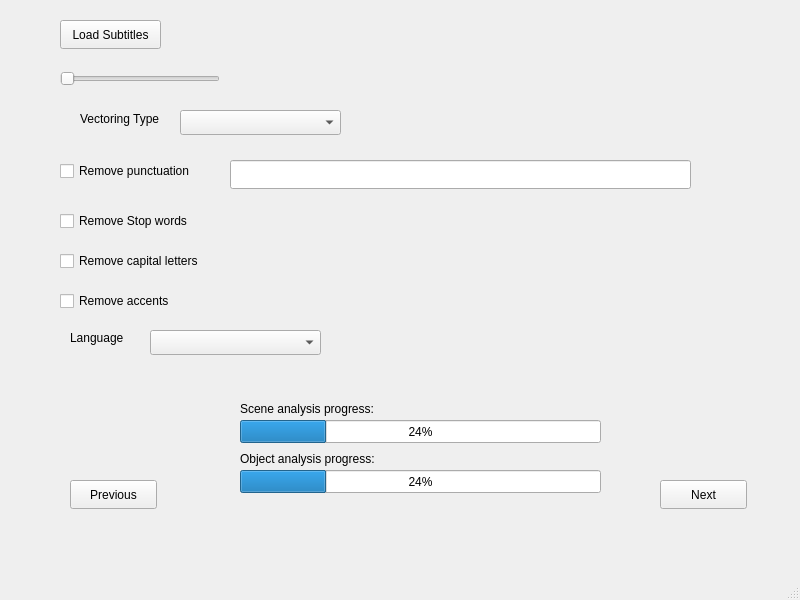
<?xml version="1.0" encoding="UTF-8"?>
<ui version="4.0">
 <class>MainWindow</class>
 <widget class="QMainWindow" name="MainWindow">
  <property name="geometry">
   <rect>
    <x>0</x>
    <y>0</y>
    <width>800</width>
    <height>600</height>
   </rect>
  </property>
  <property name="windowTitle">
   <string>MainWindow</string>
  </property>
  <widget class="QWidget" name="centralwidget">
   <widget class="QPushButton" name="loadSubtitlesButton">
    <property name="geometry">
     <rect>
      <x>60</x>
      <y>20</y>
      <width>101</width>
      <height>29</height>
     </rect>
    </property>
    <property name="text">
     <string>Load Subtitles</string>
    </property>
   </widget>
   <widget class="QSlider" name="resumePercentageSlider">
    <property name="geometry">
     <rect>
      <x>60</x>
      <y>70</y>
      <width>160</width>
      <height>17</height>
     </rect>
    </property>
    <property name="minimum">
     <number>1</number>
    </property>
    <property name="maximum">
     <number>100</number>
    </property>
    <property name="orientation">
     <enum>Qt::Horizontal</enum>
    </property>
   </widget>
   <widget class="QComboBox" name="vectoringTypeBox">
    <property name="geometry">
     <rect>
      <x>180</x>
      <y>110</y>
      <width>161</width>
      <height>25</height>
     </rect>
    </property>
   </widget>
   <widget class="QCheckBox" name="removePunctuationBox">
    <property name="geometry">
     <rect>
      <x>60</x>
      <y>160</y>
      <width>151</width>
      <height>22</height>
     </rect>
    </property>
    <property name="text">
     <string>Remove punctuation</string>
    </property>
   </widget>
   <widget class="QLineEdit" name="punctuationCharactersEdit">
    <property name="geometry">
     <rect>
      <x>230</x>
      <y>160</y>
      <width>461</width>
      <height>29</height>
     </rect>
    </property>
   </widget>
   <widget class="QCheckBox" name="removeStopWordsBox">
    <property name="geometry">
     <rect>
      <x>60</x>
      <y>210</y>
      <width>151</width>
      <height>22</height>
     </rect>
    </property>
    <property name="text">
     <string>Remove Stop words</string>
    </property>
   </widget>
   <widget class="QCheckBox" name="removeCapitalLettersBox">
    <property name="geometry">
     <rect>
      <x>60</x>
      <y>250</y>
      <width>161</width>
      <height>22</height>
     </rect>
    </property>
    <property name="text">
     <string>Remove capital letters</string>
    </property>
   </widget>
   <widget class="QCheckBox" name="removeAccentsBox">
    <property name="geometry">
     <rect>
      <x>60</x>
      <y>290</y>
      <width>161</width>
      <height>22</height>
     </rect>
    </property>
    <property name="text">
     <string>Remove accents</string>
    </property>
   </widget>
   <widget class="QComboBox" name="subtitlesLanguagesBox">
    <property name="geometry">
     <rect>
      <x>150</x>
      <y>330</y>
      <width>171</width>
      <height>25</height>
     </rect>
    </property>
   </widget>
   <widget class="QPushButton" name="nextButton">
    <property name="geometry">
     <rect>
      <x>660</x>
      <y>480</y>
      <width>87</width>
      <height>29</height>
     </rect>
    </property>
    <property name="text">
     <string>Next</string>
    </property>
   </widget>
   <widget class="QPushButton" name="previousButton">
    <property name="geometry">
     <rect>
      <x>70</x>
      <y>480</y>
      <width>87</width>
      <height>29</height>
     </rect>
    </property>
    <property name="text">
     <string>Previous</string>
    </property>
   </widget>
   <widget class="QProgressBar" name="sceneAnalysisBar">
    <property name="geometry">
     <rect>
      <x>240</x>
      <y>420</y>
      <width>361</width>
      <height>23</height>
     </rect>
    </property>
    <property name="value">
     <number>24</number>
    </property>
   </widget>
   <widget class="QProgressBar" name="objectAnalysisBar">
    <property name="geometry">
     <rect>
      <x>240</x>
      <y>470</y>
      <width>361</width>
      <height>23</height>
     </rect>
    </property>
    <property name="value">
     <number>24</number>
    </property>
   </widget>
   <widget class="QLabel" name="label">
    <property name="geometry">
     <rect>
      <x>80</x>
      <y>110</y>
      <width>101</width>
      <height>17</height>
     </rect>
    </property>
    <property name="text">
     <string>Vectoring Type</string>
    </property>
   </widget>
   <widget class="QLabel" name="label_2">
    <property name="geometry">
     <rect>
      <x>70</x>
      <y>330</y>
      <width>71</width>
      <height>16</height>
     </rect>
    </property>
    <property name="text">
     <string>Language</string>
    </property>
   </widget>
   <widget class="QLabel" name="label_4">
    <property name="geometry">
     <rect>
      <x>240</x>
      <y>400</y>
      <width>141</width>
      <height>17</height>
     </rect>
    </property>
    <property name="text">
     <string>Scene analysis progress:</string>
    </property>
   </widget>
   <widget class="QLabel" name="label_5">
    <property name="geometry">
     <rect>
      <x>240</x>
      <y>450</y>
      <width>141</width>
      <height>17</height>
     </rect>
    </property>
    <property name="text">
     <string>Object analysis progress:</string>
    </property>
   </widget>
  </widget>
  <widget class="QMenuBar" name="menubar">
   <property name="geometry">
    <rect>
     <x>0</x>
     <y>0</y>
     <width>800</width>
     <height>23</height>
    </rect>
   </property>
  </widget>
  <widget class="QStatusBar" name="statusbar"/>
 </widget>
 <resources/>
 <connections/>
</ui>
